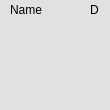
<?xml version="1.0" encoding="UTF-8"?>
<ui version="4.0">
 <class>PlayerWidget</class>
 <widget class="QWidget" name="PlayerWidget">
  <property name="geometry">
   <rect>
    <x>0</x>
    <y>0</y>
    <width>110</width>
    <height>110</height>
   </rect>
  </property>
  <property name="palette">
   <palette>
    <active>
     <colorrole role="Base">
      <brush brushstyle="SolidPattern">
       <color alpha="255">
        <red>255</red>
        <green>255</green>
        <blue>255</blue>
       </color>
      </brush>
     </colorrole>
     <colorrole role="Window">
      <brush brushstyle="SolidPattern">
       <color alpha="255">
        <red>225</red>
        <green>225</green>
        <blue>225</blue>
       </color>
      </brush>
     </colorrole>
    </active>
    <inactive>
     <colorrole role="Base">
      <brush brushstyle="SolidPattern">
       <color alpha="255">
        <red>255</red>
        <green>255</green>
        <blue>255</blue>
       </color>
      </brush>
     </colorrole>
     <colorrole role="Window">
      <brush brushstyle="SolidPattern">
       <color alpha="255">
        <red>225</red>
        <green>225</green>
        <blue>225</blue>
       </color>
      </brush>
     </colorrole>
    </inactive>
    <disabled>
     <colorrole role="Base">
      <brush brushstyle="SolidPattern">
       <color alpha="255">
        <red>225</red>
        <green>225</green>
        <blue>225</blue>
       </color>
      </brush>
     </colorrole>
     <colorrole role="Window">
      <brush brushstyle="SolidPattern">
       <color alpha="255">
        <red>225</red>
        <green>225</green>
        <blue>225</blue>
       </color>
      </brush>
     </colorrole>
    </disabled>
   </palette>
  </property>
  <property name="windowTitle">
   <string>Form</string>
  </property>
  <widget class="QLabel" name="labelName">
   <property name="geometry">
    <rect>
     <x>10</x>
     <y>0</y>
     <width>101</width>
     <height>20</height>
    </rect>
   </property>
   <property name="text">
    <string>Name</string>
   </property>
  </widget>
  <widget class="QLabel" name="labelVote">
   <property name="geometry">
    <rect>
     <x>10</x>
     <y>90</y>
     <width>101</width>
     <height>21</height>
    </rect>
   </property>
   <property name="font">
    <font>
     <weight>75</weight>
     <bold>true</bold>
    </font>
   </property>
   <property name="text">
    <string/>
   </property>
  </widget>
  <widget class="QLabel" name="labelStatus">
   <property name="geometry">
    <rect>
     <x>90</x>
     <y>0</y>
     <width>16</width>
     <height>20</height>
    </rect>
   </property>
   <property name="text">
    <string>D</string>
   </property>
  </widget>
 </widget>
 <resources/>
 <connections/>
</ui>
